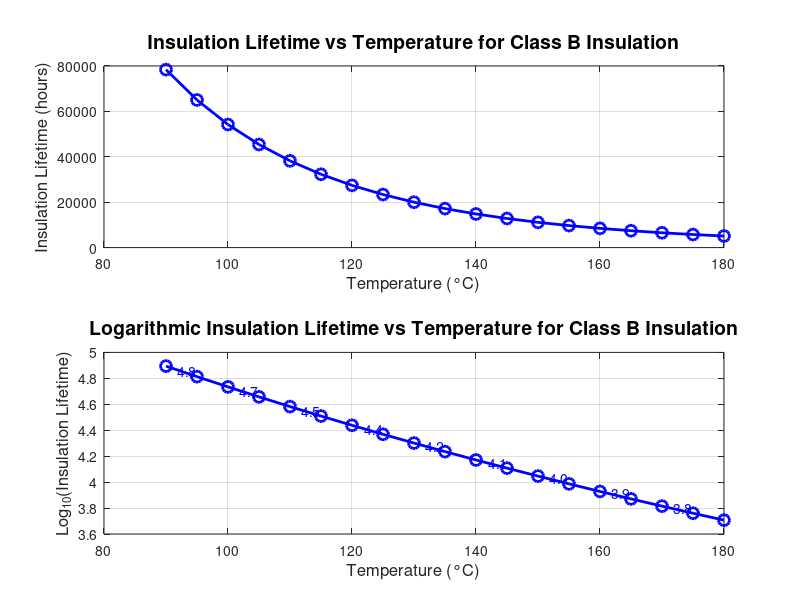

The MATLAB source for this figure:
L0 = 20000; 
Theta0 = 130 + 273.15; 
B = 5000; 

T_C = 90:5:180; 
Theta_i = T_C + 273.15; 

L = L0 .* exp(B .* (1 ./ Theta_i - 1 ./ Theta0));

disp('Temperature (°C)    Lifetime (hrs)');
for i = 1:length(T_C)
    fprintf('%12.2f %16.2f\n', T_C(i), L(i));
end

fprintf('Lifetime at 130°C: %.2f hours\n', L(T_C == 130));

figure;

subplot(2, 1, 1);
plot(T_C, L, 'bo-', 'LineWidth', 2, 'MarkerSize', 8);
xlabel('Temperature (°C)', 'FontSize', 12);
ylabel('Insulation Lifetime (hours)', 'FontSize', 12);
title('Insulation Lifetime vs Temperature for Class B Insulation', 'FontSize', 14);
grid on;

subplot(2, 1, 2);
plot(T_C, log10(L), 'bo-', 'LineWidth', 2, 'MarkerSize', 8);
xlabel('Temperature (°C)', 'FontSize', 12);
ylabel('Log_{10}(Insulation Lifetime)', 'FontSize', 12);
title('Logarithmic Insulation Lifetime vs Temperature for Class B Insulation', 'FontSize', 14);
grid on;

for i = 1:length(T_C)
    if mod(i, 2) == 0
        text(T_C(i), L(i), sprintf('%.1f', L(i)), ...
            'VerticalAlignment', 'bottom', 'HorizontalAlignment', 'right', 'FontSize', 10, 'Color', 'b');
        text(T_C(i), log10(L(i)), sprintf('%.1f', log10(L(i))), ...
            'VerticalAlignment', 'bottom', 'HorizontalAlignment', 'right', 'FontSize', 10, 'Color', 'b');
    end
end
